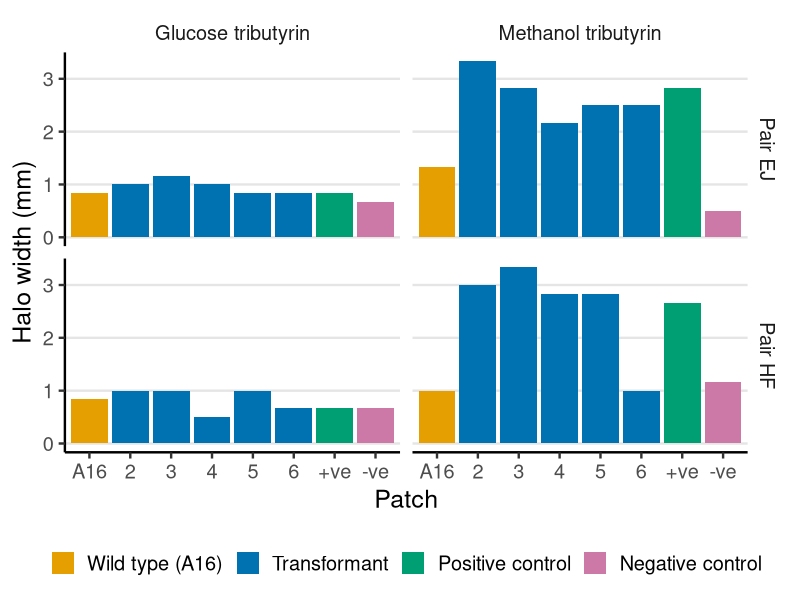
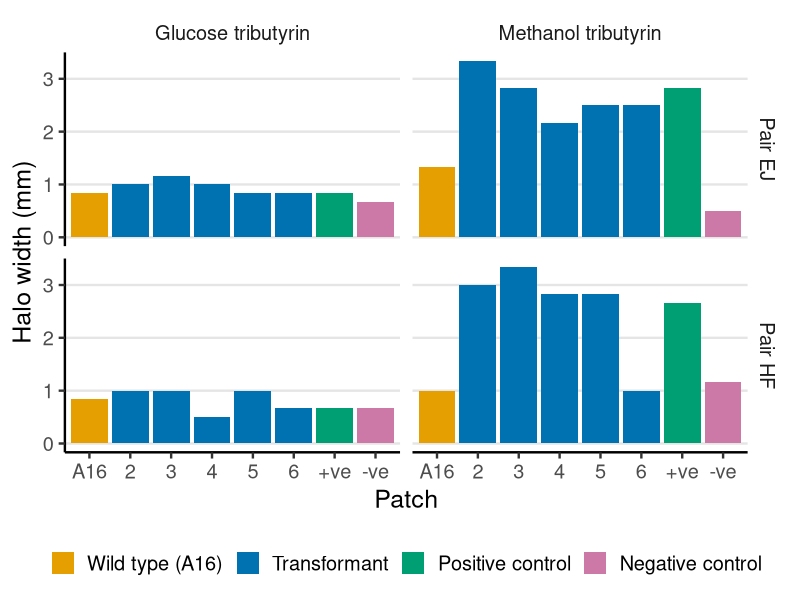

Write the R code that produced these figures, in order.
# =====================================================================
# Patch plate halo widths
# BIS243 Experimental Skills - shared group analysis
#
# NOT USED ON THE POSTER. This makes an overview bar chart of every
# patch. The poster figure comes from scripts/halo_stats.R.
#
# What this script does:
#   1. Loads the mean zone and patch diameters from the data folder
#   2. Works out the halo width for each patch
#   3. Makes a bar chart and saves it to the unused folder
#
# How to run it:
#   1. Open BIS243-hGL-tributyrin-halos.Rproj in RStudio (this sets the working
#      folder, so the file paths below work on everyone's computer)
#   2. Open this script (unused/halo_analysis.R)
#   3. Click "Source" (top right of the script panel) to run it all,
#      or run it line by line with Ctrl + Enter
# =====================================================================


# ---- 1. Load packages -----------------------------------------------

# The tidyverse includes everything this script needs
# (readr, dplyr, ggplot2 and the %>% pipe).
# If you have never installed it, run this line once first:
# install.packages("tidyverse")
library(tidyverse)


# ---- 2. Load the data -----------------------------------------------

# One row per patch, with its mean zone diameter and mean patch
# diameter (mm), each averaged over three measurements.
# The individual measurements are in data/patch_plate_raw_measurements.csv
patch_data <- read_csv("data/patch_plate_tidy_means.csv",
                       show_col_types = FALSE)

# Take a quick look at the columns and first few values
glimpse(patch_data)


# ---- 3. Calculate halo widths ---------------------------------------

# Halo width = (zone diameter - patch diameter) / 2
# We halve it because the halo sits on both sides of the patch
halo <- patch_data %>%
  mutate(halo_width_mm = (mean_zone_diameter_mm - mean_patch_diameter_mm) / 2)

halo


# ---- 4. Set the order and labels for plotting -----------------------

# Factors control the order things appear in on the chart and in the
# legend, and let us give them nicer labels
halo <- halo %>%
  mutate(
    sample_type = factor(sample_type,
                         levels = c("wild_type", "transformant",
                                    "positive_control", "negative_control"),
                         labels = c("Wild type (A16)", "Transformant",
                                    "Positive control", "Negative control")),
    plate_medium = factor(plate_medium,
                          levels = c("glucose", "methanol"),
                          labels = c("Glucose tributyrin", "Methanol tributyrin")),
    pair = factor(pair,
                  levels = c("EJ", "HF"),
                  labels = c("Pair EJ", "Pair HF")),
    
    # Patch 1 is the wild type, 7 and 8 are the controls
    patch_label = factor(patch_no,
                         levels = 1:8,
                         labels = c("A16", "2", "3", "4", "5", "6", "+ve", "-ve"))
  )


# ---- 5. Plot --------------------------------------------------------

halo_plot <- ggplot(halo,
                    aes(x = patch_label, y = halo_width_mm, fill = sample_type)) +
  geom_col() +
  # One panel for each pair (rows) and plate medium (columns)
  facet_grid(pair ~ plate_medium) +
  # Colour-blind friendly colours (Okabe-Ito palette)
  scale_fill_manual(values = c("#E69F00", "#0072B2", "#009E73", "#CC79A7")) +
  labs(x = "Patch", y = "Halo width (mm)", fill = NULL) +
  # base_size sets the text size; 18 keeps it readable on a poster
  theme_classic(base_size = 18) +
  theme(legend.position = "bottom",
        # Remove the boxes around the panel labels
        strip.background = element_blank(),
        # Faint horizontal lines to help read off bar heights
        panel.grid.major.y = element_line(colour = "grey90"))

halo_plot


# ---- 6. Save the chart ----------------------------------------------

# Saved next to this script in the unused folder
ggsave("unused/halo_width_plot.png", halo_plot,
       width = 20, height = 15, units = "cm", dpi = 300)


# ---- 7. Statistics --------------------------------------------------
